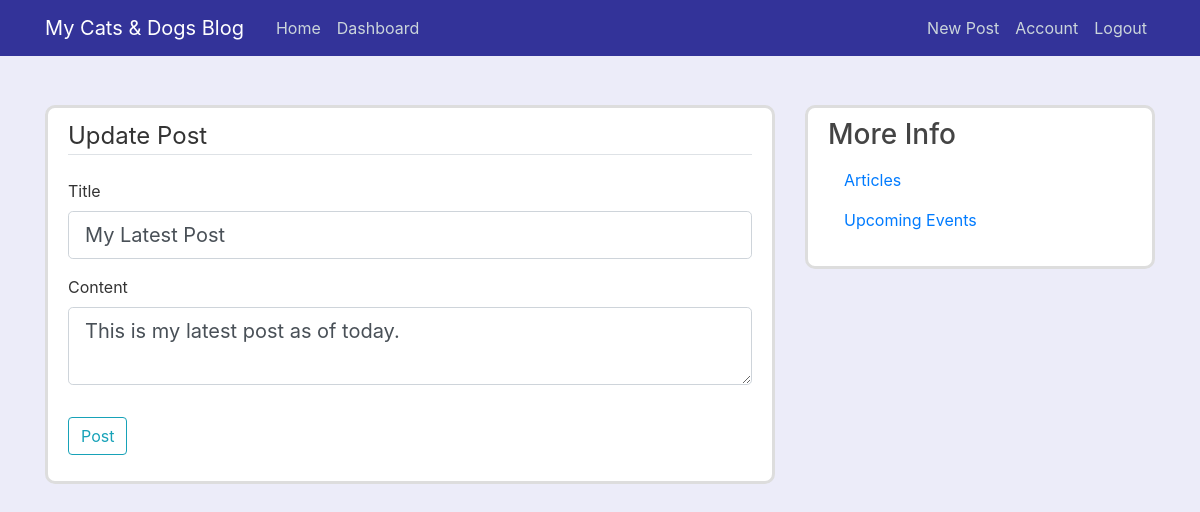
Page /post/12/update (signed in) on the earlier database version.
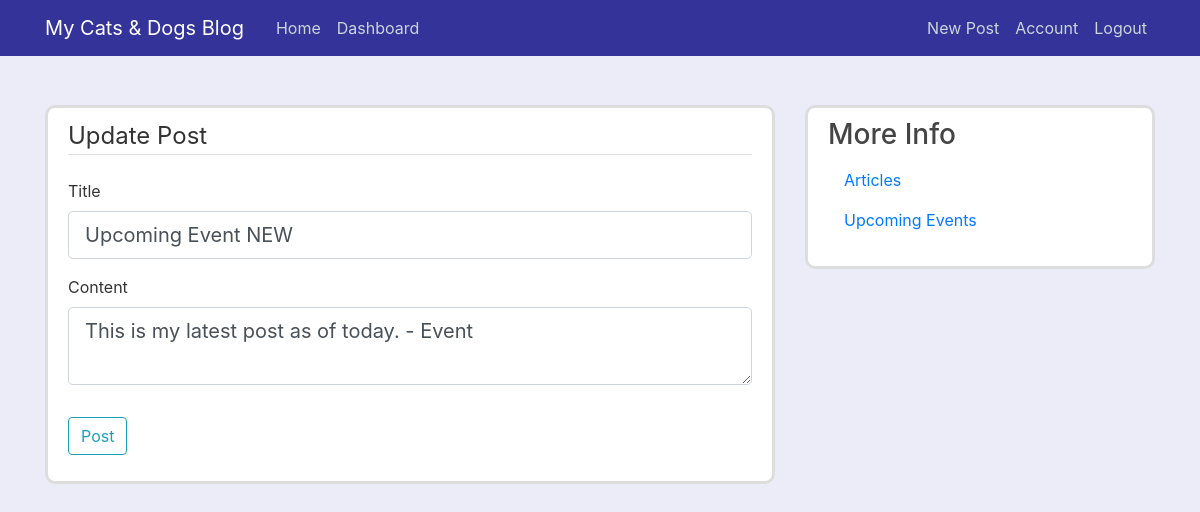
Same page on the later database version.
### socialblog/model.py (models this page shows, shortened)
class Post(db.Model):
    id = db.Column(db.Integer, primary_key=True)
    title = db.Column(db.String(100), nullable=False)
    date_posted = db.Column(db.DateTime, nullable=False,
                            default=datetime.utcnow)
    content = db.Column(db.Text, nullable=False)
    user_id = db.Column(db.Integer, db.ForeignKey('user.id'), nullable=False)

### socialblog/routes.py (the view)
@app.route("/post/<int:post_id>/update", methods=['GET', 'POST'])
@login_required
def update_post(post_id):
    post = Post.query.get_or_404(post_id)
    if post.author != current_user:
        abort(403)
    form = PostForm()
    if form.validate_on_submit():
        post.title = form.title.data
        post.content = form.content.data
        db.session.commit()
        flash('Your post has been updated!', 'success')
        return redirect(url_for('post', post_id=post.id))
    elif request.method == 'GET':
        form.title.data = post.title
        form.content.data = post.content
    return render_template('create_post.html', title='Update Post',
                           form=form, legend='Update Post')

### socialblog/forms.py
class PostForm(FlaskForm):
    title = StringField('Title', validators=[DataRequired()])
    content = TextAreaField('Content', validators=[DataRequired()])
    submit = SubmitField('Post')

### socialblog/model.py (called while the page is built)
@login_manager.user_loader
def load_user(user_id):
    return User.query.get(int(user_id))

### socialblog/templates/create_post.html (shortened to what this page needs)
{% extends "layout.html" %}
{% block content %}
<div class="content-section">
    <form method="POST" action="">
        <fieldset class="form-group">
            <legend class="border-bottom mb-4">{{ legend }}</legend>
            <div class="form-group">
                {{ form.title.label(class="form-control-label") }}
                {% if form.title.errors %}
                {{ form.title(class="form-control form-control-lg is-invalid") }}
                <div class="invalid-feedback">
                    {% for error in form.title.errors %}
                    <span>{{ error }}</span>
                    {% endfor %}
                </div>
                {% else %}
                {{ form.title(class="form-control form-control-lg") }}
                {% endif %}
            </div>
            <div class="form-group">
                {{ form.content.label(class="form-control-label") }}
                {% if form.content.errors %}
                {{ form.content(class="form-control form-control-lg is-invalid") }}
                <div class="invalid-feedback">
                    {% for error in form.content.errors %}
                    <span>{{ error }}</span>
                    {% endfor %}
                </div>
                {% else %}
                {{ form.content(class="form-control form-control-lg") }}
                {% endif %}
            </div>
        </fieldset>
        <div class="form-group">
            {{ form.submit(class="btn btn-outline-info") }}
        </div>
    </form>
</div>
{% endblock content %}

Differences in the rows shown:
changed Post: title "My Latest Post" → "Upcoming Event NEW"; content "This is my latest post as of today." → "This is my latest post as of today. - Event"
